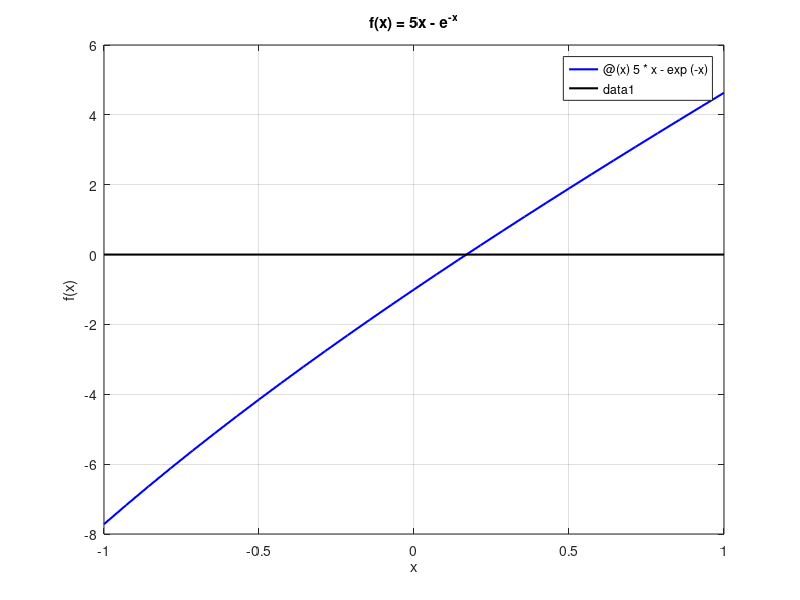

Recreate this plot in MATLAB. (Note: this script raises an error after producing the figure.)
% ==========================================
% ESERCIZIO: Risolvere 5x = exp(-x) con il metodo di bisezione
% ==========================================

clear; clc;  % Pulisco workspace e command window

% --- Parametri di input ---
f = @(x) 5*x - exp(-x);   % Riscrivo l'equazione nella forma f(x) = 0
xmin = -1; xmax = 1;      % Intervallo per il grafico
a = 0; b = 0.5;           % Intervallo iniziale scelto dal grafico: f(0) < 0, f(0.5) > 0
tolintv = 1e-8;           % Tolleranza sulla semilunghezza dell'intervallo
tolres = 1e-8;            % Tolleranza sul residuo pesato
maxit = 100;              % Numero massimo di iterazioni

% --- Punto a: grafico della funzione per localizzare la radice ---
figure(1);
% 1. Disegno la funzione f(x)
fplot(f, [xmin xmax], 'b-', 'LineWidth', 1.5);
hold on;  % Mantengo la figura per aggiungere l'asse x

% 2. Disegno l'asse x
plot([xmin xmax], [0 0], 'k-', 'LineWidth', 1.5);
hold off;

% 3. Aggiungo titolo, etichette e griglia
title('f(x) = 5x - e^{-x}');
xlabel('x');
ylabel('f(x)');
grid on;

% --- Punto b: metodo di bisezione ---
[c, iter, sl, wr] = bisezione(a, b, tolintv, tolres, maxit, f);

% Stampo i risultati in colonne
fprintf('Metodo di bisezione per 5x = exp(-x) in [%g, %g] \n\n', a, b);
fprintf('%5s %22s %12s %12s \n', 'k', 'c_k', 'semilung.', 'res. pesato');
fprintf('%5d %22.15f %12.2e %12.2e \n', [(1:iter)', c, sl, wr]');

% --- Punto c: confronto con il numero di iterazioni stimato ---
nstima = ceil(log2((b - a) / tolintv)) - 1;   % Stima della slide 12, con eps = tolintv

fprintf('\n%-45s %18.15f \n', 'Soluzione approssimata:', c(end));
fprintf('%-45s %18d \n', 'Iterazioni eseguite:', iter);
fprintf('%-45s %18d \n', 'Iterazioni stimate ceil(log2((b-a)/eps))-1:', nstima);

% --- Punto d: profilo di convergenza ---
figure(2);

% 1. Disegno i residui pesati in scala semilogaritmica
semilogy(1:iter, abs(wr), 'm-*', 'LineWidth', 1.5);

% 2. Aggiungo titolo, etichette, legenda e griglia
title('Profilo di convergenza Bisezione (caso f(x) = 5x - e^{-x})');
xlabel('N. iterazioni');
ylabel('residuo pesato');
legend('bisezione');
grid on;


% --- Salvataggio del grafico per il README ---
cartella = fullfile(fileparts(mfilename('fullpath')), 'img');                          % Cartella img accanto allo script
if ~exist(cartella, 'dir'), mkdir(cartella); end                                        % La creo se non esiste
exportgraphics(figure(2), fullfile(cartella, 'es_bisezione.png'), 'Resolution', 150);   % Salvo il profilo di convergenza
